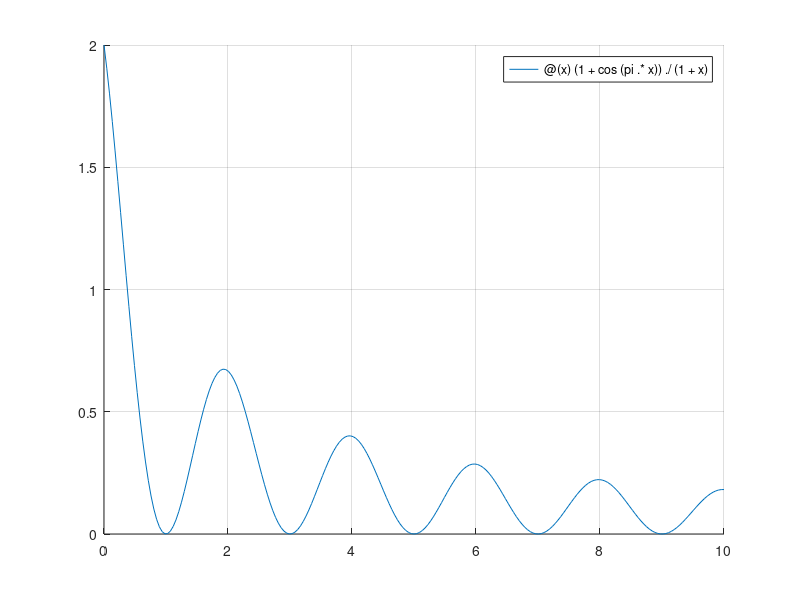

Reproduce this figure in MATLAB. (Note: this script raises an error after producing the figure.)
function lab3p3
  clf;grid on;
  hold on;
  f=@ (x) (1+cos(pi.*x))./(1+x);
  fplot(f,[0 10]);
  x=linspace(0,10,21);
  y=arrayfun(f,x);
  points=linspace(0,10,1000);
  ypoints=LagrangeBary2(x,y,points);
  plot(points,ypoints, '--');
  plot(x, y, '*');
endfunction
